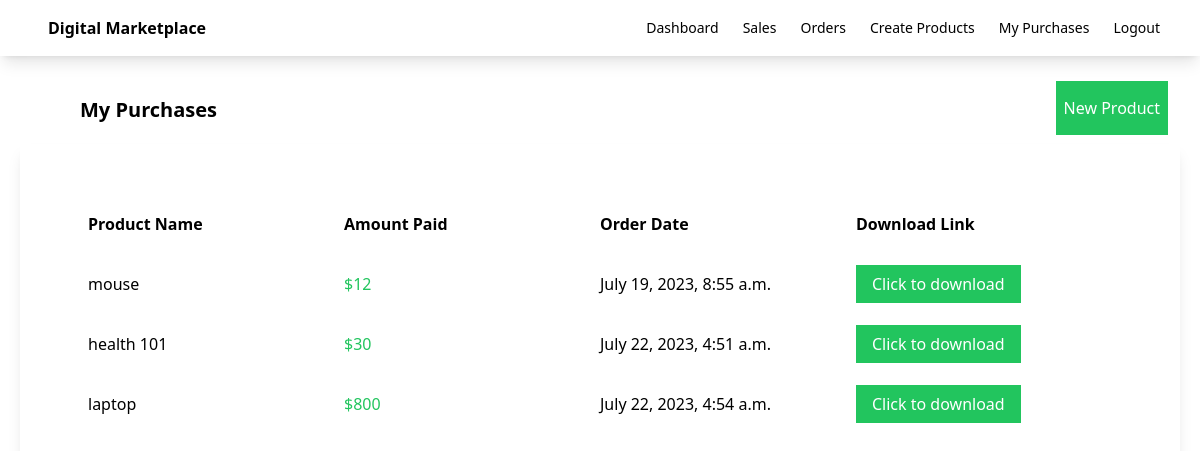
Page /purchases/ (signed in) on the committed database.
### myapp/models.py (models this page shows, shortened)
class OrderDetail(models.Model):
    customer_email = models.EmailField()
    product = models.ForeignKey(Product, on_delete=models.CASCADE)
    amount = models.IntegerField()
    stripe_payment_intent = models.CharField(max_length=200)
    has_paid = models.BooleanField(default=False)
    created_on = models.DateTimeField(auto_now_add=True)
    updated_on = models.DateTimeField(auto_now_add=True)

class Product(models.Model):
    seller = models.ForeignKey(User, on_delete=models.CASCADE)
    name = models.CharField(max_length=100)
    description = models.CharField(max_length=100)
    price = models.FloatField()
    file = models.FileField(upload_to='uploads')
    total_sales_amount = models.IntegerField(default=0)
    total_sales = models.IntegerField(default=0)

### myapp/views.py (the view)
# urls.py: path('purchases/',views.my_purchases,name='purchases'),
def my_purchases(request):
    orders = OrderDetail.objects.filter(customer_email=request.user.email)
    return render(request, 'myapp/purchases.html',{'orders':orders})

### myapp/templates/myapp/purchases.html
{% extends 'myapp/base.html' %}
{% block body %}
    <div class="flex justify-between">
        <div class="ml-20 mt-10 font-bold text-xl">My Purchases</div>
        <div class="ml-20 mt-10">
            <a class="bg-green-500 text-white px-2 py-4 mr-8" href="{% url 'createproduct' %}">New Product</a>
        </div>
    </div>
    <div class="order-container shadow-lg p-10 m-5">
        <div class="order-header flex font-bold  m-5 p-2 ">
            <div class="w-1/4">
                Product Name
            </div>
            <div class="w-1/4">
                Amount Paid
            </div>
            <div class="w-1/4">
                Order Date
            </div>
            <div class="w-1/4">
                Download Link
            </div>
        </div>
        {% for order in orders %}
        <div class="flex  m-5 p-2">
            <div class="w-1/4">
                {{order.product.name}}
            </div>
            <div class="w-1/4 text-green-500">
                ${{order.amount}}
            </div>
            <div class="w-1/4">
                {{order.created_on}}
            </div>
            <div class="w-1/4">
                <a class="bg-green-500 text-white px-4 py-2" href="{{order.product.file.url}}" download>Click to download</a>
            </div>
        </div>
        {% endfor %}
    </div>
{% endblock %}

### rows in the picture
OrderDetail: product.name "mouse", amount "12", created_on "July 19, 2023, 8:55 a.m."
OrderDetail: product.name "health 101", amount "30", created_on "July 22, 2023, 4:51 a.m."
OrderDetail: product.name "laptop", amount "800", created_on "July 22, 2023, 4:54 a.m."
